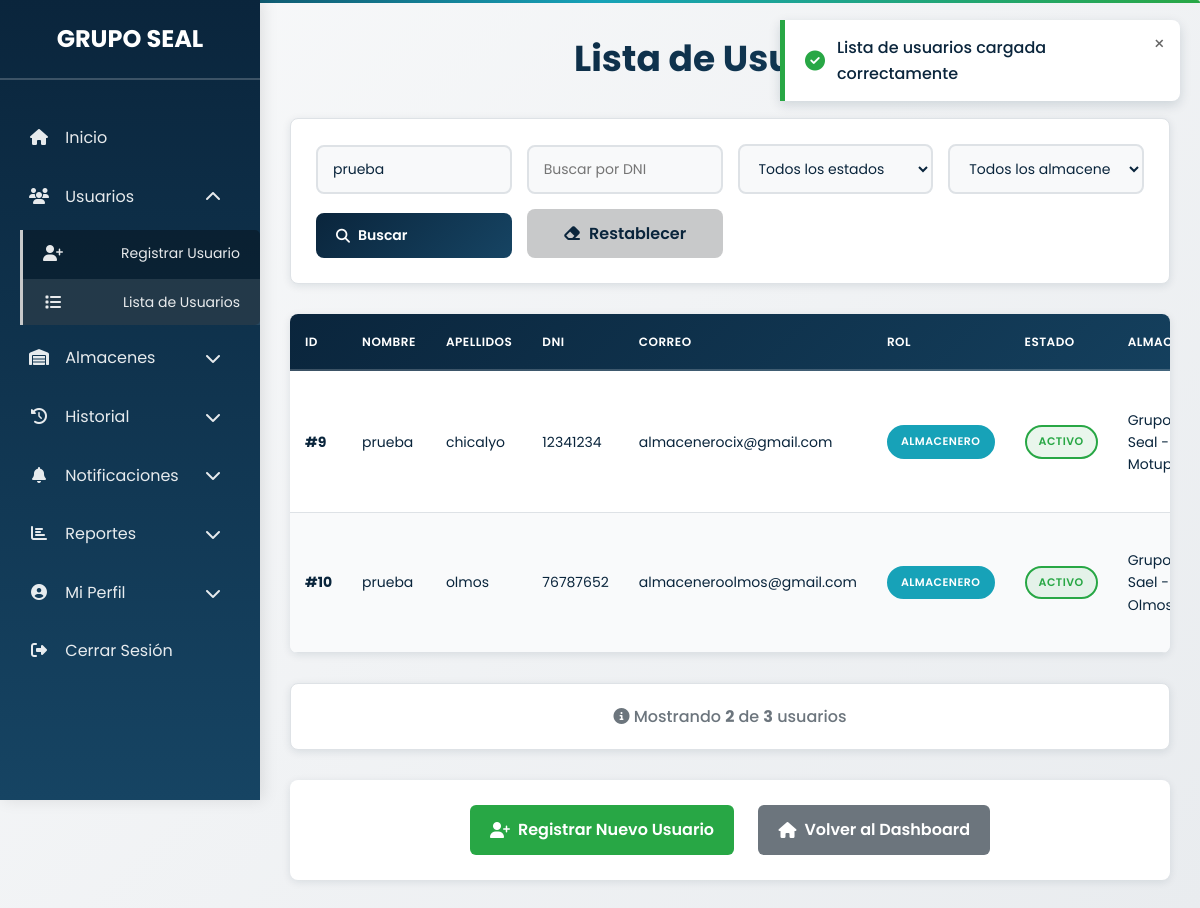
Page /usuarios/listar.php?nombre=prueba (signed in) on the earlier database version.
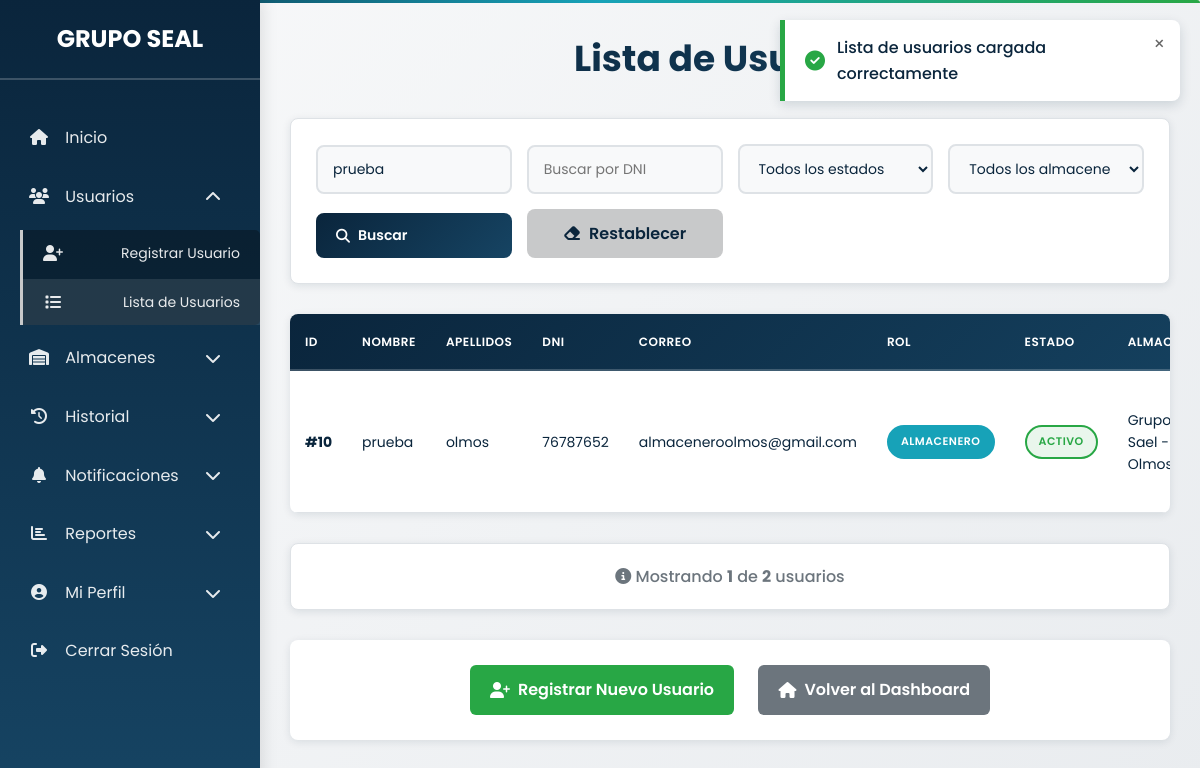
Same page on the later database version.
### tables this page shows
CREATE TABLE `usuarios` (
  `id` int(11) NOT NULL,
  `nombre` varchar(64) NOT NULL,
  `apellidos` varchar(100) NOT NULL,
  `dni` varchar(8) NOT NULL,
  `celular` varchar(15) NOT NULL,
  `direccion` varchar(255) DEFAULT NULL,
  `correo` varchar(100) NOT NULL,
  `contrasena` varchar(255) NOT NULL,
  `almacen_id` int(11) DEFAULT NULL,
  `rol` enum('admin','almacenero') NOT NULL,
  `estado` enum('activo','inactivo') DEFAULT 'activo',
  `fecha_registro` timestamp NOT NULL DEFAULT current_timestamp()
);

CREATE TABLE `almacenes` (
  `id` int(11) NOT NULL,
  `nombre` varchar(100) NOT NULL,
  `ubicacion` varchar(255) NOT NULL
);

### usuarios/listar.php (the view, shortened to what the changed rows need)
<?php
require_once "../config/database.php";
$usuarios_por_pagina = 5;
$pagina_actual = isset($_GET['pagina']) ? (int)$_GET['pagina'] : 1;
$offset = ($pagina_actual - 1) * $usuarios_por_pagina;
$query_total = "SELECT COUNT(*) AS total FROM usuarios WHERE estado != 'Eliminado'";
$result_total = $conn->query($query_total);
$total_usuarios = $result_total->fetch_assoc()["total"];
$where = " WHERE u.estado != 'Eliminado' ";
$params = [];
$types = "";
if (!empty($_GET["nombre"])) {
    $where .= " AND u.nombre LIKE ?";
    $params[] = "%" . $_GET["nombre"] . "%";
    $types .= "s";
}
$query = "SELECT u.id, u.nombre, u.apellidos, u.dni, u.correo, u.rol, u.estado, a.nombre AS almacen
          FROM usuarios u
          LEFT JOIN almacenes a ON u.almacen_id = a.id
          $where
          LIMIT $usuarios_por_pagina OFFSET $offset";
$stmt = $conn->prepare($query);
if (!empty($params)) {
    $stmt->bind_param($types, ...$params);
}
$stmt->execute();
$result = $stmt->get_result();
$usuarios = $result->fetch_all(MYSQLI_ASSOC);
?>
<!DOCTYPE html>
<html lang="es">
<head>
    <link rel="stylesheet" href="https://cdnjs.cloudflare.com/ajax/libs/font-awesome/6.4.2/css/all.min.css">
    <link rel="stylesheet" href="../assets/css/listar-usuarios.css">
</head>
<body>
<nav class="sidebar" id="sidebar" role="navigation" aria-label="Menú principal">
    <h2>GRUPO SEAL</h2>
</nav>
<main class="content" id="main-content" role="main">
    <header>
        <h1>Lista de Usuarios</h1>
    </header>
    <div class="table-responsive">
        <table class="usuarios-table" role="table" aria-label="Lista de usuarios del sistema">
            <thead>
                <tr>
                    <th scope="col">ID</th>
                    <th scope="col">Nombre</th>
                    <th scope="col">Apellidos</th>
                    <th scope="col">DNI</th>
                    <th scope="col">Correo</th>
                    <th scope="col">Rol</th>
                    <th scope="col">Estado</th>
                    <th scope="col">Almacén</th>
                </tr>
            </thead>
            <tbody>
                <?php if (empty($usuarios)): ?>
                <tr>
                    <td colspan="9" style="text-align: center; padding: 60px; color: #666;">
                        <i class="fas fa-users" style="font-size: 64px; margin-bottom: 20px; display: block; opacity: 0.3;"></i>
                        <strong style="font-size: 18px; display: block; margin-bottom: 10px;">No se encontraron usuarios</strong>
                        <span style="font-size: 14px;">Intenta ajustar los filtros de búsqueda</span>
                    </td>
                </tr>
                <?php else: ?>
                <?php foreach ($usuarios as $usuario): ?>
                    <tr id="user-<?= $usuario['id'] ?>">
                        <td><strong>#<?= $usuario['id'] ?></strong></td>
                        <td><?= htmlspecialchars($usuario['nombre']) ?></td>
                        <td><?= htmlspecialchars($usuario['apellidos']) ?></td>
                        <td><code><?= htmlspecialchars($usuario['dni']) ?></code></td>
                        <td><?= htmlspecialchars($usuario['correo']) ?></td>
                        <td>
                            <span class="rol-badge rol-<?= $usuario['rol'] ?>">
                                <?= ucfirst(htmlspecialchars($usuario['rol'])) ?>
                            </span>
                        </td>
                        <td>
                            <span class="estado-badge estado-<?= strtolower($usuario['estado']) ?>">
                                <?= htmlspecialchars($usuario['estado']) ?>
                            </span>
                        </td>
                        <td><?= htmlspecialchars($usuario['almacen'] ?? 'Sin asignar') ?></td>
                    </tr>
                <?php endforeach; ?>
                <?php endif; ?>
            </tbody>
        </table>
    </div>
    <div class="results-info" role="status" aria-live="polite">
        <i class="fas fa-info-circle"></i>
        Mostrando <strong><?= count($usuarios) ?></strong> de <strong><?= $total_usuarios ?></strong> usuarios
    </div>
</main>
</body>
</html>

Differences in the rows shown:
removed usuarios: id "9", nombre "prueba", apellidos "chicalyo", dni "12341234", correo "almacenerocix@gmail.com", rol "ALMACENERO", estado "ACTIVO", almacen.nombre "Grupo Seal -…"
Other differences:
count($usuarios): "2" → "1"
$total_usuarios: "3" → "2"
